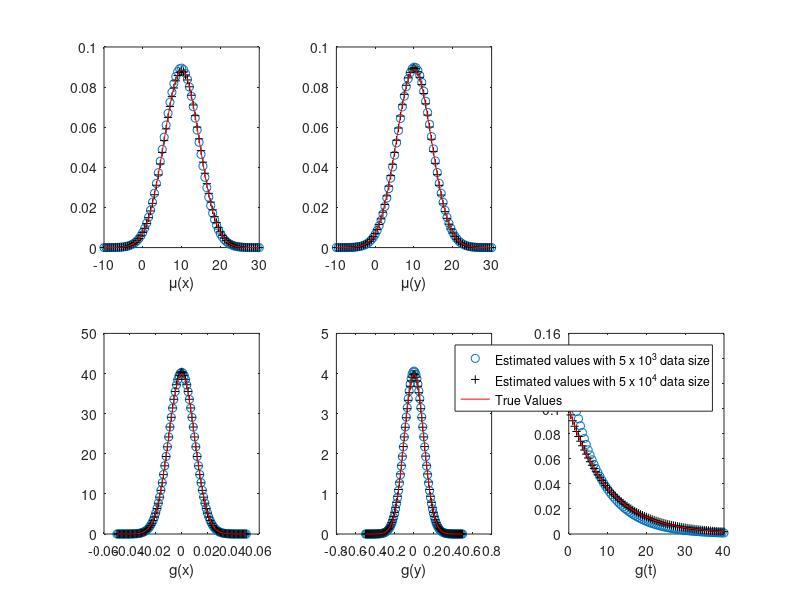

Write MATLAB code to recreate this figure.
clearvars, clc

% the background function
mu0 = @(b0,b1,b2,b3,b4,u,v)b0*exp(-b2*(u-b1).^2-b4*(v-b3).^2);
mu_cor = -10:0.5:30;
mu1_cor = 0.1:0.1:100;

% triggering function
g0 = @(b0,b1,b2,b3,u,v,s)b0*exp(-b1*u.^2-b2*v.^2-b3*s);
g_cor = 0:0.5:40;
g1_cor = -0.05:0.001:0.05;
g2_cor = -0.5:0.01:0.5;


% estimated values for the 5 x 10^3 simulated data
mu5_b0 =  0.0463844638673967;%77764200233;a_j
mu5_b1 = 9.89566447989127;  % c
mu5_b2 = 0.0251560510746204;%91358024691; alpha_j
mu5_b3 = 10.1284501946275;  % d
mu5_b4 = 0.0254414570887354;%91358024691; beta_j

g5_b0 = 3.92973261510817;%98861837907; b_j
g5_b1 = 5100.24377451116; % alpha_j
g5_b2 = 51.7494960110381;   % beta_j
g5_b3 = 0.125798286764632;  % omega

% these functions are for the 5x10^3 values plot
mu_x = mu0(mu5_b0,mu5_b1,mu5_b2,mu5_b3,mu5_b4,mu_cor,mu5_b3)*(pi/mu5_b4)^0.5;
mu_y = mu0(mu5_b0,mu5_b1,mu5_b2,mu5_b3,mu5_b4,mu5_b1,mu_cor)*(pi/mu5_b2)^0.5;
%mu_t = mu0(mu5_b0,mu5_b1,mu5_b2,mu5_b3,mu5_b4,mu5_b1,0,mu1_cor)*pi/(mu5_b2*mu5_b4)^0.5;
nor_mu = pi*mu5_b0/(mu5_b2*mu5_b4)^0.5;

g_x = g0(g5_b0,g5_b1,g5_b2,g5_b3,g1_cor,0,0)*(pi/g5_b2)^0.5/g5_b3;
g_y = g0(g5_b0,g5_b1,g5_b2,g5_b3,0,g2_cor,0)*(pi/g5_b1)^0.5/g5_b3;
g_t = g0(g5_b0,g5_b1,g5_b2,g5_b3,0,0,g_cor)*pi/(g5_b1*g5_b2)^0.5;
nor_g =  pi*g5_b0/(g5_b1*g5_b2)^0.5/g5_b3;


% estimated values for the 5 x 10^4 simulated data
mu10_b0 = 0.0450310087850960;%77764200233;a_j
mu10_b1 = 10.0383286501518;  % c
mu10_b2 = 0.0243472701410085;%91358024691; alpha_j
mu10_b3 = 10.0214531721950;  % d
mu10_b4 = 0.0252763492505892;%91358024691; beta_j

g10_b0 = 3.18681841799280;%98861837907; b_j
g10_b1 = 5122.35088994370; % alpha_j
g10_b2 = 50.0081694767523;   % beta_j
g10_b3 = 0.0998251216799322;  % omega

% these functions are for the 1 x10^5 values plot
mu_x2 = mu0(mu10_b0,mu10_b1,mu10_b2,mu10_b3,mu10_b4,mu_cor,mu10_b3)*(pi/mu10_b4)^0.5;
mu_y2 = mu0(mu10_b0,mu10_b1,mu10_b2,mu10_b3,mu10_b4,mu10_b1,mu_cor)*(pi/mu10_b2)^0.5;
%mu_t2 = mu0(mu10_b0,mu10_b1,mu10_b2,mu10_b3,mu10_b4,mu10_b5,mu10_b1,0,mu1_cor)*pi/(mu10_b2*mu10_b4)^0.5;
nor_mu2 = pi*mu10_b0/(mu10_b2*mu10_b4)^0.5;

g_x2 = g0(g10_b0,g10_b1,g10_b2,g10_b3,g1_cor,0,0)*(pi/g10_b2)^0.5/g10_b3;
g_y2 = g0(g10_b0,g10_b1,g10_b2,g10_b3,0,g2_cor,0)*(pi/g10_b1)^0.5/g10_b3;
g_t2 = g0(g10_b0,g10_b1,g10_b2,g10_b3,0,0,g_cor)*pi/(g10_b1*g10_b2)^0.5;
nor_g2 =  pi*g10_b0/(g10_b1*g10_b2)^0.5/g10_b3;


% these are values obtain after converting the true values to the 
% same range as the estimated using calculator2.m file 
mu_b0 = 0.0449;%
mu_b1 = 10;
mu_b3 = 10;
mu_b2 = 0.0247;%
mu_b4 = 0.0247;%
mu_b5 = 0.1;
g_b0 = 3.1831;%
g_b1 = 5000;
g_b2 = 50;
g_b3 = 0.1;

% these functions are for the true values plot
mu_x1 = mu0(mu_b0,mu_b1,mu_b2,mu_b3,mu_b4,mu_cor,mu_b3)*(pi/mu_b4)^0.5;
mu_y1 = mu0(mu_b0,mu_b1,mu_b2,mu_b3,mu_b4,mu_b1,mu_cor)*(pi/mu_b2)^0.5;
%mu_t1 = mu0(mu_b0,mu_b1,mu_b2,mu_b3,mu_b4,mu_b5,mu_b1,0,mu1_cor)*pi/(mu_b2*mu_b4)^0.5;
nor_mu1 = pi*mu_b0/(mu_b2*mu_b4)^0.5;

g_x1 = g0(g_b0,g_b1,g_b2,g_b3,g1_cor,0,0)*(pi/g_b2)^0.5/g_b3;
g_y1 = g0(g_b0,g_b1,g_b2,g_b3,0,g2_cor,0)*(pi/g_b1)^0.5/g_b3;
g_t1 = g0(g_b0,g_b1,g_b2,g_b3,0,0,g_cor)*pi/(g_b1*g_b2)^0.5;
nor_g1 =  pi*g_b0/(g_b1*g_b2)^0.5/g_b3;


figure(1)
subplot(2,3,1)
plot(mu_cor,sum(mu_x,1)/nor_mu,'o')
hold on
plot(mu_cor,sum(mu_x2,1)/nor_mu2,'k+')
hold on
plot(mu_cor,sum(mu_x1,1)/nor_mu1,'r-')
xlabel('\mu(x)')
subplot(2,3,2)
plot(mu_cor,sum(mu_y,1)/nor_mu,'o')
hold on 
plot(mu_cor,sum(mu_y2,1)/nor_mu2,'k+')
hold on
plot(mu_cor,sum(mu_y1,1)/nor_mu1,'r-')
xlabel('\mu(y)')
%subplot(2,3,3)
%plot(mu1_cor,sum(mu_t,1)/nor_mu,'bo')
%hold on 
%plot(mu1_cor,sum(mu_t1,1)/nor_mu1)
subplot(2,3,4)
plot(g1_cor,sum(g_x,1)/nor_g,'o')
hold on 
plot(g1_cor,sum(g_x2,1)/nor_g2,'k+')
hold on 
plot(g1_cor,sum(g_x1,1)/nor_g1,'r-')
xlabel('g(x)')
subplot(2,3,5)
plot(g2_cor,sum(g_y,1)/nor_g,'o')
hold on 
plot(g2_cor,sum(g_y2,1)/nor_g2,'k+')
hold on 
plot(g2_cor,sum(g_y1,1)/nor_g1,'r-')
xlabel('g(y)')
subplot(2,3,6)
plot(g_cor,sum(g_t,1)/nor_g,'o')
hold on
plot(g_cor,sum(g_t2,1)/nor_g2,'k+') 
hold on
plot(g_cor,sum(g_t1,1)/nor_g1,'r-')
xlabel('g(t)')
legend('Estimated values with 5 x 10^3 data size','Estimated values with 5 x 10^4 data size','True Values')
